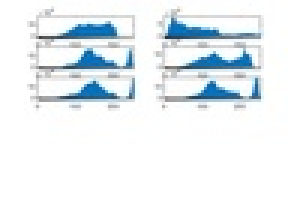
%> input picture excersiecs/afsaneh427726/14/1.jpg, 96 x 72 px, shrunk from 560 x 420 before the run (shown 3 times larger)
$ octave soal14.m   (GNU Octave 9; MATLAB toolbox functions it lacks are replaced by stand-ins)
%> lines starting %> are read from the running program, lines starting %| are printed output that depends on the picture; pictures that were not available may be replaced by others from this repository, and a replacement may not be noted
clc;
close all;
clear all;

image =imread('C:\Users\as\Desktop\af/1.jpg');
%> image is the input picture: size 72x96x3 uint8; mean R, G, B 233.7, 239.7, 243.1
  image=rgb2gray(image);
%> image: size 72x96 uint8
  subplot(6,2,1);
  imhist(image);
  image =imread('C:\Users\as\Desktop\af/2.jpg');
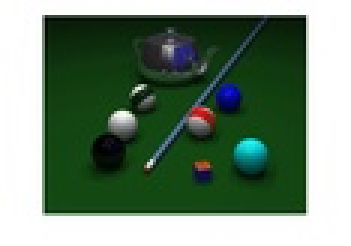
%> input picture excersiecs/afsaneh427726/22/2.jpg, 117 x 82 px, shrunk from 680 x 474 before the run (shown 3 times larger)
%> image is the input picture: size 82x117x3 uint8; mean R, G, B 113.7, 136.5, 116.2
  image=rgb2gray(image);
%> image: size 82x117 uint8
  subplot(6,2,2);
  imhist(image);
  image =imread('C:\Users\as\Desktop\af/3.jpg');
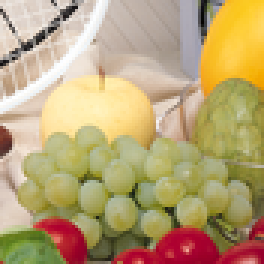
%> input picture excersiecs/mahlamahdi/11/3.png, 88 x 88 px, shrunk from 512 x 512 before the run, given in place of 3.jpg, which was not available (shown 3 times larger)
%> image is the input picture: size 88x88x3 uint8; mean R, G, B 185.4, 163.3, 118.3
  image=rgb2gray(image);
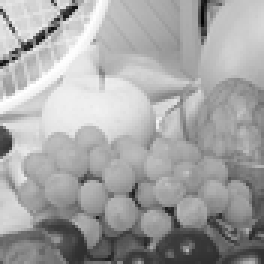
%> image: size 88x88 uint8 (shown 3 times larger); min 4, max 255, mean 164.8
  subplot(6,2,3);
  imhist(image);
  image =imread('C:\Users\as\Desktop\af/4.jpg');
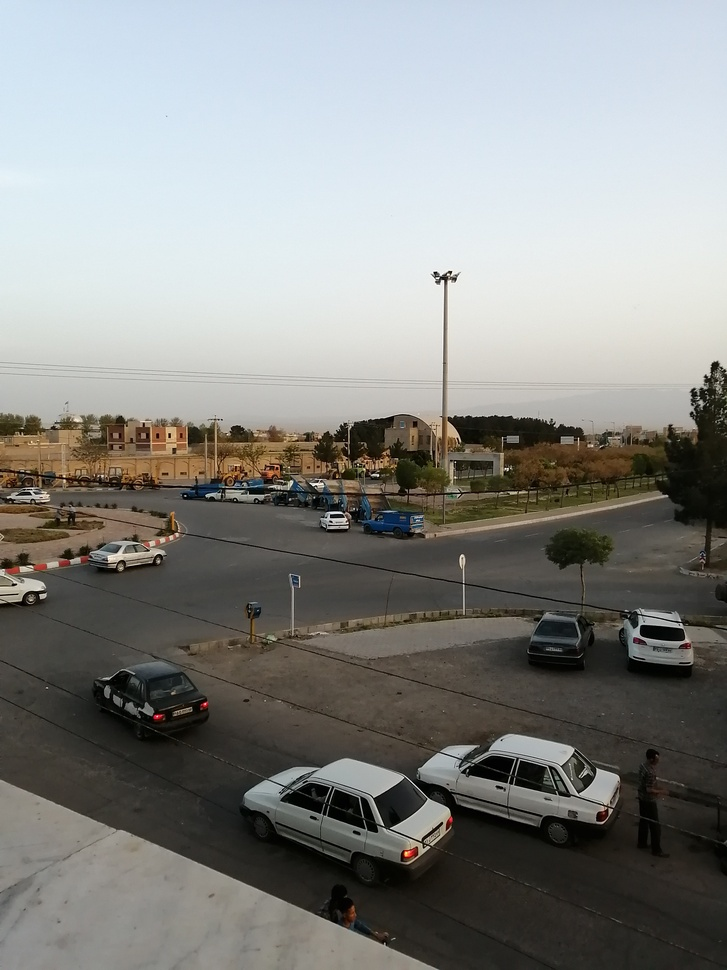
%> input picture excersiecs/ssaharrf1375/14/4.jpg, 727 x 970 px, shrunk from 4224 x 5632 before the run
%> image is the input picture: size 970x727x3 uint8; mean R, G, B 136.5, 137.5, 134.7
  image=rgb2gray(image);
%> image: size 970x727 uint8
  subplot(6,2,4);
  imhist(image);
  image =imread('C:\Users\as\Desktop\af/5.jpg');
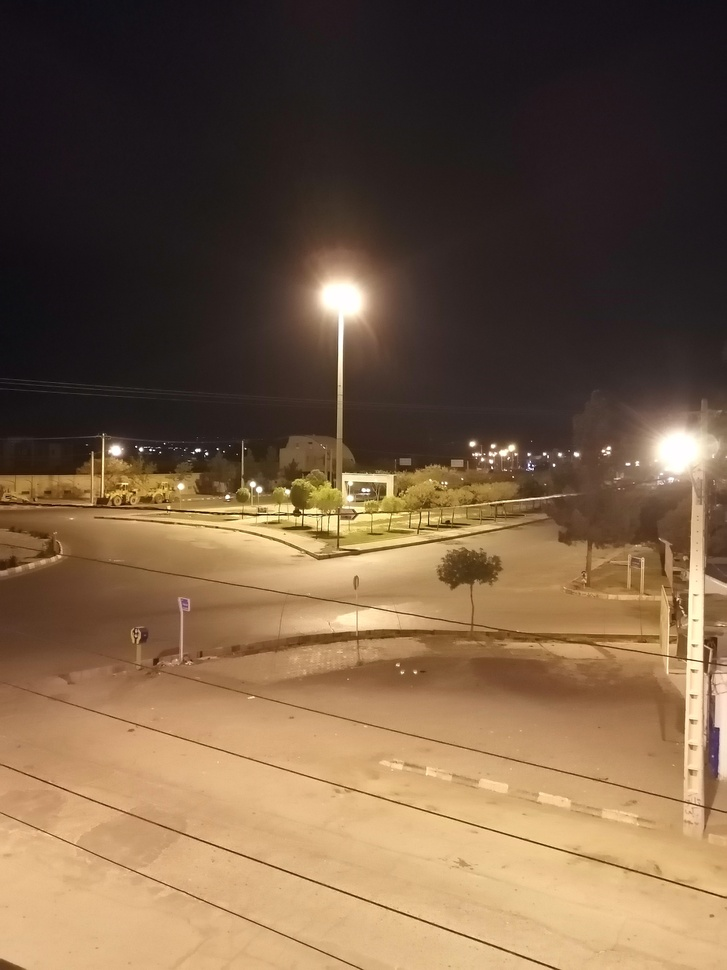
%> input picture excersiecs/ssaharrf1375/14/5.jpg, 727 x 970 px, shrunk from 4224 x 5632 before the run
%> image is the input picture: size 970x727x3 uint8; mean R, G, B 118, 93.3, 69.2
  image=rgb2gray(image);
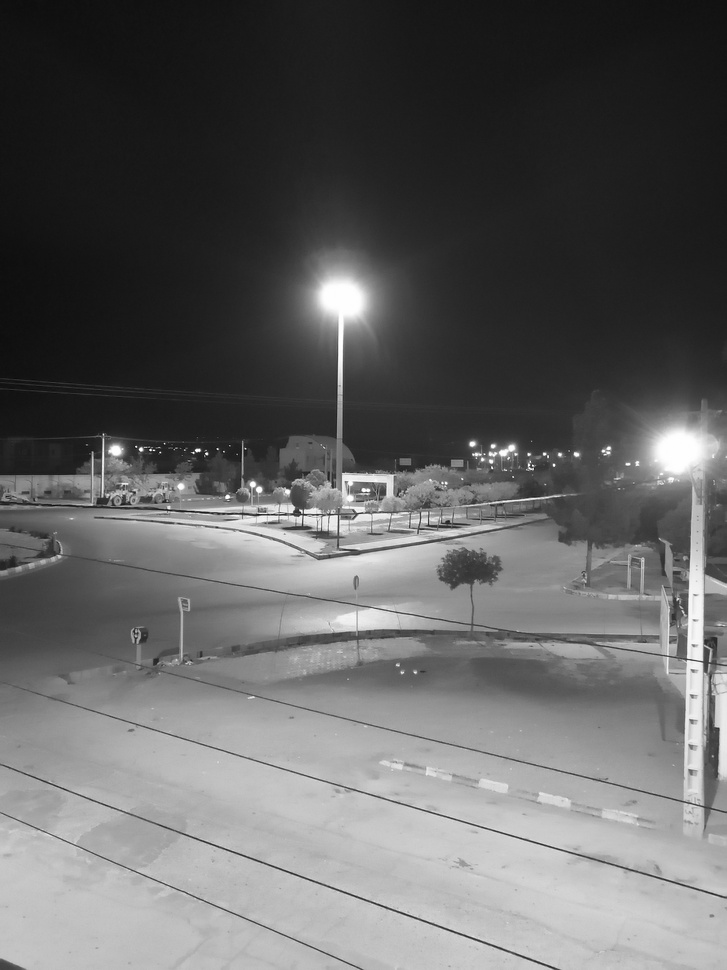
%> image: size 970x727 uint8; min 6, max 255, mean 97.9
  subplot(6,2,5);
  imhist(image);
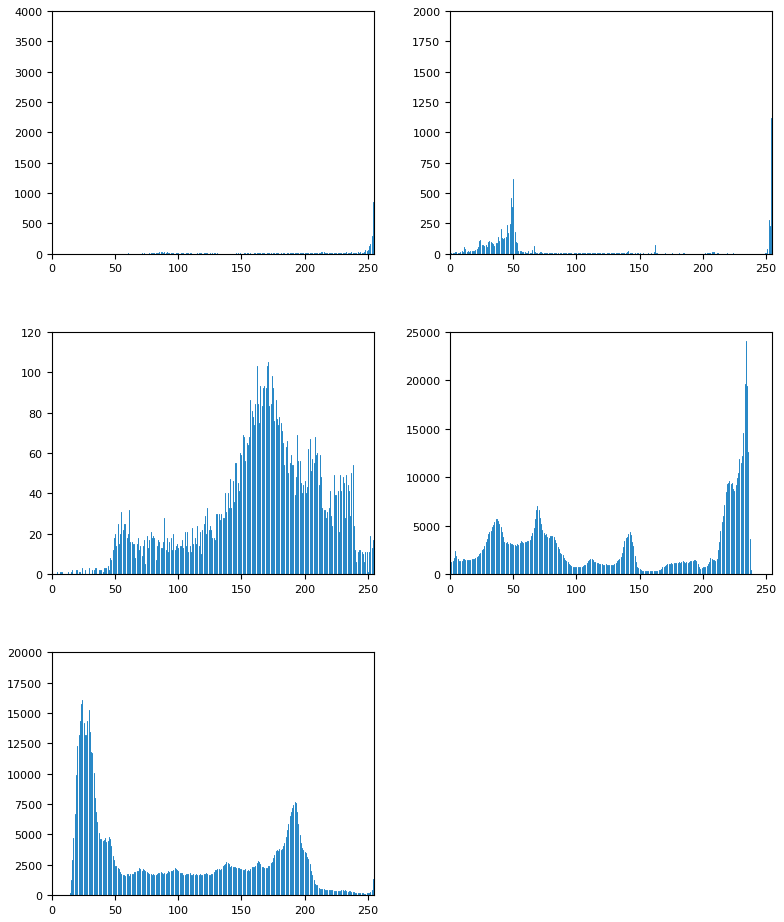
%> figure redrawn from the program's plot data, 5 panels; panel 1: highest point at x = 255, y = 3941; panel 2: highest point at x = 255, y = 1967; panel 3: highest point at x = 171, y = 105; panel 4: highest point at x = 234, y = 24016
%> (the run ends here)
